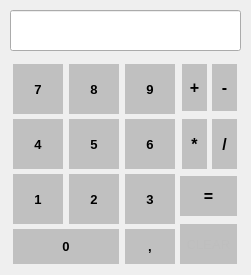
<?xml version="1.0" encoding="UTF-8"?>
<ui version="4.0">
 <class>Calculator</class>
 <widget class="QWidget" name="Calculator">
  <property name="geometry">
   <rect>
    <x>0</x>
    <y>0</y>
    <width>251</width>
    <height>275</height>
   </rect>
  </property>
  <property name="font">
   <font>
    <weight>50</weight>
    <bold>false</bold>
   </font>
  </property>
  <property name="windowTitle">
   <string>Form</string>
  </property>
  <property name="styleSheet">
   <string notr="true">QPushButton {
	background-color: silver;
	border: none;
}

QPushButton:hover {
	background-color: white;
}

QPushButton:pressed {
	background-color: gray;
}</string>
  </property>
  <widget class="QLineEdit" name="OUTPUT">
   <property name="geometry">
    <rect>
     <x>10</x>
     <y>10</y>
     <width>231</width>
     <height>41</height>
    </rect>
   </property>
   <property name="font">
    <font>
     <pointsize>12</pointsize>
     <weight>50</weight>
     <bold>false</bold>
    </font>
   </property>
   <property name="alignment">
    <set>Qt::AlignRight|Qt::AlignTrailing|Qt::AlignVCenter</set>
   </property>
  </widget>
  <widget class="QWidget" name="gridLayoutWidget">
   <property name="geometry">
    <rect>
     <x>10</x>
     <y>59</y>
     <width>171</width>
     <height>211</height>
    </rect>
   </property>
   <layout class="QGridLayout" name="nums_gridLayout">
    <property name="bottomMargin">
     <number>0</number>
    </property>
    <property name="horizontalSpacing">
     <number>3</number>
    </property>
    <property name="verticalSpacing">
     <number>0</number>
    </property>
    <item row="3" column="2">
     <widget class="QPushButton" name="btn_comma">
      <property name="sizePolicy">
       <sizepolicy hsizetype="Fixed" vsizetype="Fixed">
        <horstretch>0</horstretch>
        <verstretch>0</verstretch>
       </sizepolicy>
      </property>
      <property name="font">
       <font>
        <pointsize>10</pointsize>
        <weight>75</weight>
        <bold>true</bold>
       </font>
      </property>
      <property name="cursor">
       <cursorShape>PointingHandCursor</cursorShape>
      </property>
      <property name="styleSheet">
       <string notr="true">QPushButton {
	width: 50px;
	height: 35px;
}</string>
      </property>
      <property name="text">
       <string>,</string>
      </property>
     </widget>
    </item>
    <item row="0" column="2">
     <widget class="QPushButton" name="btn9">
      <property name="sizePolicy">
       <sizepolicy hsizetype="Fixed" vsizetype="Fixed">
        <horstretch>0</horstretch>
        <verstretch>0</verstretch>
       </sizepolicy>
      </property>
      <property name="font">
       <font>
        <pointsize>10</pointsize>
        <weight>75</weight>
        <bold>true</bold>
       </font>
      </property>
      <property name="cursor">
       <cursorShape>PointingHandCursor</cursorShape>
      </property>
      <property name="styleSheet">
       <string notr="true">QPushButton {
	width: 50px;
	height: 50px;
}</string>
      </property>
      <property name="text">
       <string>9</string>
      </property>
     </widget>
    </item>
    <item row="0" column="1">
     <widget class="QPushButton" name="btn8">
      <property name="sizePolicy">
       <sizepolicy hsizetype="Fixed" vsizetype="Fixed">
        <horstretch>0</horstretch>
        <verstretch>0</verstretch>
       </sizepolicy>
      </property>
      <property name="font">
       <font>
        <pointsize>10</pointsize>
        <weight>75</weight>
        <bold>true</bold>
       </font>
      </property>
      <property name="cursor">
       <cursorShape>PointingHandCursor</cursorShape>
      </property>
      <property name="styleSheet">
       <string notr="true">QPushButton {
	width: 50px;
	height: 50px;
}</string>
      </property>
      <property name="text">
       <string>8</string>
      </property>
     </widget>
    </item>
    <item row="1" column="2">
     <widget class="QPushButton" name="btn6">
      <property name="sizePolicy">
       <sizepolicy hsizetype="Fixed" vsizetype="Fixed">
        <horstretch>0</horstretch>
        <verstretch>0</verstretch>
       </sizepolicy>
      </property>
      <property name="font">
       <font>
        <pointsize>10</pointsize>
        <weight>75</weight>
        <bold>true</bold>
       </font>
      </property>
      <property name="cursor">
       <cursorShape>PointingHandCursor</cursorShape>
      </property>
      <property name="styleSheet">
       <string notr="true">QPushButton {
	width: 50px;
	height: 50px;
}</string>
      </property>
      <property name="text">
       <string>6</string>
      </property>
     </widget>
    </item>
    <item row="0" column="0">
     <widget class="QPushButton" name="btn7">
      <property name="sizePolicy">
       <sizepolicy hsizetype="Fixed" vsizetype="Fixed">
        <horstretch>0</horstretch>
        <verstretch>0</verstretch>
       </sizepolicy>
      </property>
      <property name="font">
       <font>
        <pointsize>10</pointsize>
        <weight>75</weight>
        <bold>true</bold>
       </font>
      </property>
      <property name="cursor">
       <cursorShape>PointingHandCursor</cursorShape>
      </property>
      <property name="styleSheet">
       <string notr="true">QPushButton {
	width: 50px;
	height: 50px;
}</string>
      </property>
      <property name="text">
       <string>7</string>
      </property>
     </widget>
    </item>
    <item row="2" column="1">
     <widget class="QPushButton" name="btn2">
      <property name="sizePolicy">
       <sizepolicy hsizetype="Fixed" vsizetype="Fixed">
        <horstretch>0</horstretch>
        <verstretch>0</verstretch>
       </sizepolicy>
      </property>
      <property name="font">
       <font>
        <pointsize>10</pointsize>
        <weight>75</weight>
        <bold>true</bold>
       </font>
      </property>
      <property name="cursor">
       <cursorShape>PointingHandCursor</cursorShape>
      </property>
      <property name="styleSheet">
       <string notr="true">QPushButton {
	width: 50px;
	height: 50px;
}</string>
      </property>
      <property name="text">
       <string>2</string>
      </property>
     </widget>
    </item>
    <item row="1" column="0">
     <widget class="QPushButton" name="btn4">
      <property name="sizePolicy">
       <sizepolicy hsizetype="Fixed" vsizetype="Fixed">
        <horstretch>0</horstretch>
        <verstretch>0</verstretch>
       </sizepolicy>
      </property>
      <property name="font">
       <font>
        <pointsize>10</pointsize>
        <weight>75</weight>
        <bold>true</bold>
       </font>
      </property>
      <property name="cursor">
       <cursorShape>PointingHandCursor</cursorShape>
      </property>
      <property name="styleSheet">
       <string notr="true">QPushButton {
	width: 50px;
	height: 50px;
}</string>
      </property>
      <property name="text">
       <string>4</string>
      </property>
     </widget>
    </item>
    <item row="2" column="2">
     <widget class="QPushButton" name="btn3">
      <property name="sizePolicy">
       <sizepolicy hsizetype="Fixed" vsizetype="Fixed">
        <horstretch>0</horstretch>
        <verstretch>0</verstretch>
       </sizepolicy>
      </property>
      <property name="font">
       <font>
        <pointsize>10</pointsize>
        <weight>75</weight>
        <bold>true</bold>
       </font>
      </property>
      <property name="cursor">
       <cursorShape>PointingHandCursor</cursorShape>
      </property>
      <property name="styleSheet">
       <string notr="true">QPushButton {
	width: 50px;
	height: 50px;
}</string>
      </property>
      <property name="text">
       <string>3</string>
      </property>
     </widget>
    </item>
    <item row="1" column="1">
     <widget class="QPushButton" name="btn5">
      <property name="sizePolicy">
       <sizepolicy hsizetype="Fixed" vsizetype="Fixed">
        <horstretch>0</horstretch>
        <verstretch>0</verstretch>
       </sizepolicy>
      </property>
      <property name="font">
       <font>
        <pointsize>10</pointsize>
        <weight>75</weight>
        <bold>true</bold>
       </font>
      </property>
      <property name="cursor">
       <cursorShape>PointingHandCursor</cursorShape>
      </property>
      <property name="styleSheet">
       <string notr="true">QPushButton {
	width: 50px;
	height: 50px;
}</string>
      </property>
      <property name="text">
       <string>5</string>
      </property>
     </widget>
    </item>
    <item row="2" column="0">
     <widget class="QPushButton" name="btn1">
      <property name="sizePolicy">
       <sizepolicy hsizetype="Fixed" vsizetype="Fixed">
        <horstretch>0</horstretch>
        <verstretch>0</verstretch>
       </sizepolicy>
      </property>
      <property name="font">
       <font>
        <pointsize>10</pointsize>
        <weight>75</weight>
        <bold>true</bold>
       </font>
      </property>
      <property name="cursor">
       <cursorShape>PointingHandCursor</cursorShape>
      </property>
      <property name="styleSheet">
       <string notr="true">QPushButton {
	width: 50px;
	height: 50px;
}</string>
      </property>
      <property name="text">
       <string>1</string>
      </property>
     </widget>
    </item>
    <item row="3" column="0" colspan="2">
     <widget class="QPushButton" name="btn0">
      <property name="sizePolicy">
       <sizepolicy hsizetype="Minimum" vsizetype="Fixed">
        <horstretch>0</horstretch>
        <verstretch>0</verstretch>
       </sizepolicy>
      </property>
      <property name="font">
       <font>
        <pointsize>10</pointsize>
        <weight>75</weight>
        <bold>true</bold>
       </font>
      </property>
      <property name="cursor">
       <cursorShape>PointingHandCursor</cursorShape>
      </property>
      <property name="styleSheet">
       <string notr="true">QPushButton {
	width: 75px;
	height: 35px;
}</string>
      </property>
      <property name="text">
       <string>0</string>
      </property>
     </widget>
    </item>
   </layout>
  </widget>
  <widget class="QWidget" name="gridLayoutWidget_2">
   <property name="geometry">
    <rect>
     <x>180</x>
     <y>59</y>
     <width>61</width>
     <height>113</height>
    </rect>
   </property>
   <layout class="QGridLayout" name="operators_gridlayout">
    <property name="topMargin">
     <number>4</number>
    </property>
    <property name="horizontalSpacing">
     <number>3</number>
    </property>
    <property name="verticalSpacing">
     <number>7</number>
    </property>
    <item row="1" column="0">
     <widget class="QPushButton" name="btn_multiplication">
      <property name="sizePolicy">
       <sizepolicy hsizetype="Fixed" vsizetype="Fixed">
        <horstretch>0</horstretch>
        <verstretch>0</verstretch>
       </sizepolicy>
      </property>
      <property name="font">
       <font>
        <pointsize>12</pointsize>
        <weight>75</weight>
        <bold>true</bold>
       </font>
      </property>
      <property name="cursor">
       <cursorShape>PointingHandCursor</cursorShape>
      </property>
      <property name="styleSheet">
       <string notr="true">QPushButton {
	width: 25px;
	height: 50px;
}</string>
      </property>
      <property name="text">
       <string>*</string>
      </property>
     </widget>
    </item>
    <item row="0" column="0">
     <widget class="QPushButton" name="btn_plus">
      <property name="sizePolicy">
       <sizepolicy hsizetype="Fixed" vsizetype="Fixed">
        <horstretch>0</horstretch>
        <verstretch>0</verstretch>
       </sizepolicy>
      </property>
      <property name="font">
       <font>
        <pointsize>12</pointsize>
        <weight>75</weight>
        <bold>true</bold>
       </font>
      </property>
      <property name="cursor">
       <cursorShape>PointingHandCursor</cursorShape>
      </property>
      <property name="styleSheet">
       <string notr="true">QPushButton {
	width: 25px;
	height: 46.5px;
}</string>
      </property>
      <property name="text">
       <string>+</string>
      </property>
     </widget>
    </item>
    <item row="0" column="1">
     <widget class="QPushButton" name="btn_minus">
      <property name="sizePolicy">
       <sizepolicy hsizetype="Fixed" vsizetype="Fixed">
        <horstretch>0</horstretch>
        <verstretch>0</verstretch>
       </sizepolicy>
      </property>
      <property name="font">
       <font>
        <pointsize>12</pointsize>
        <weight>75</weight>
        <bold>true</bold>
       </font>
      </property>
      <property name="cursor">
       <cursorShape>PointingHandCursor</cursorShape>
      </property>
      <property name="styleSheet">
       <string notr="true">QPushButton {
	width: 25px;
	height: 46.5px;
}</string>
      </property>
      <property name="text">
       <string>-</string>
      </property>
     </widget>
    </item>
    <item row="1" column="1">
     <widget class="QPushButton" name="btn_division">
      <property name="sizePolicy">
       <sizepolicy hsizetype="Fixed" vsizetype="Fixed">
        <horstretch>0</horstretch>
        <verstretch>0</verstretch>
       </sizepolicy>
      </property>
      <property name="font">
       <font>
        <pointsize>12</pointsize>
        <weight>75</weight>
        <bold>true</bold>
       </font>
      </property>
      <property name="cursor">
       <cursorShape>PointingHandCursor</cursorShape>
      </property>
      <property name="styleSheet">
       <string notr="true">QPushButton {
	width: 25px;
	height: 50px;
}</string>
      </property>
      <property name="text">
       <string>/</string>
      </property>
     </widget>
    </item>
   </layout>
  </widget>
  <widget class="QWidget" name="verticalLayoutWidget">
   <property name="geometry">
    <rect>
     <x>180</x>
     <y>170</y>
     <width>61</width>
     <height>101</height>
    </rect>
   </property>
   <layout class="QVBoxLayout" name="cmd_gridlayout">
    <property name="spacing">
     <number>2</number>
    </property>
    <item>
     <widget class="QPushButton" name="btn_equals">
      <property name="sizePolicy">
       <sizepolicy hsizetype="Fixed" vsizetype="Fixed">
        <horstretch>0</horstretch>
        <verstretch>0</verstretch>
       </sizepolicy>
      </property>
      <property name="font">
       <font>
        <pointsize>12</pointsize>
        <weight>75</weight>
        <bold>true</bold>
       </font>
      </property>
      <property name="styleSheet">
       <string notr="true">QPushButton {
	width: 57px;
	height: 40px;
}</string>
      </property>
      <property name="text">
       <string>=</string>
      </property>
     </widget>
    </item>
    <item>
     <widget class="QPushButton" name="btn_clear">
      <property name="enabled">
       <bool>false</bool>
      </property>
      <property name="sizePolicy">
       <sizepolicy hsizetype="Fixed" vsizetype="Fixed">
        <horstretch>0</horstretch>
        <verstretch>0</verstretch>
       </sizepolicy>
      </property>
      <property name="font">
       <font>
        <pointsize>10</pointsize>
       </font>
      </property>
      <property name="styleSheet">
       <string notr="true">QPushButton {
	width: 57px;
	height: 40px;
}</string>
      </property>
      <property name="text">
       <string>CLEAR</string>
      </property>
     </widget>
    </item>
   </layout>
  </widget>
 </widget>
 <resources/>
 <connections/>
</ui>
